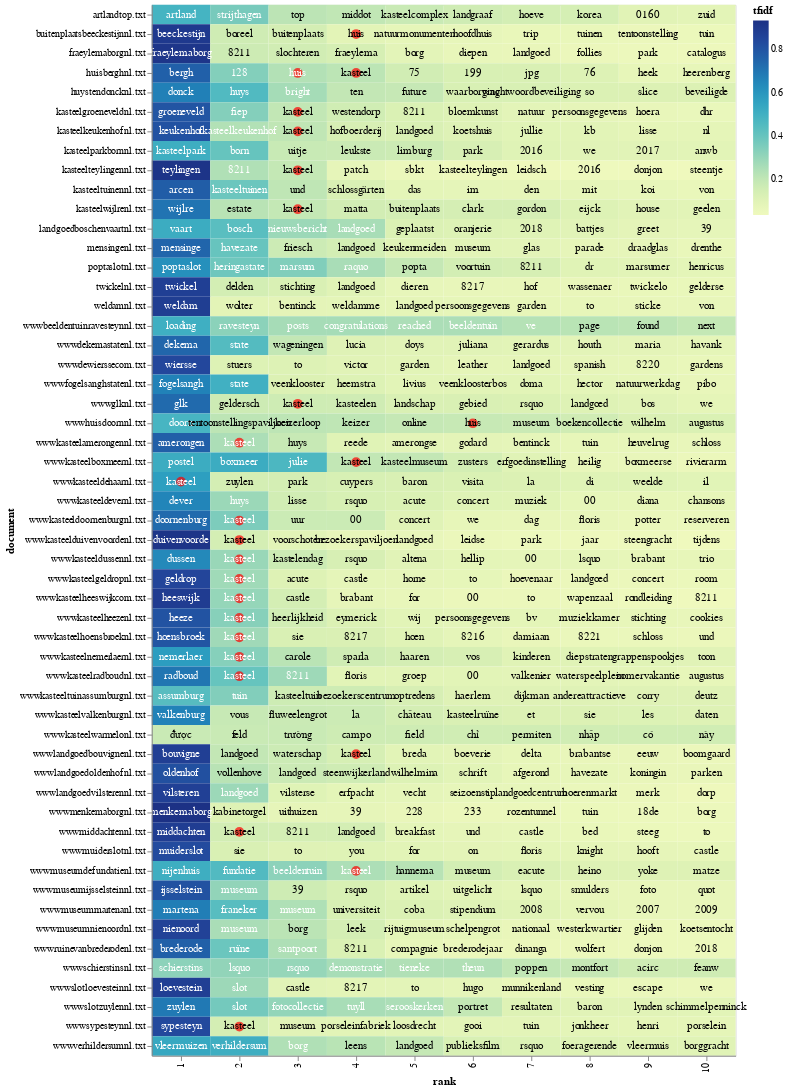

Write notebook code for a chart like this one.
### Code cell
import altair as alt

top_tfidf = tfidf_df.sort_values(by=['document','tfidf'], ascending=[True,False]).groupby(['document']).head(10) 

# Terms in this list will get a red dot in the visualization
term_list = ['kasteel', 'huis']

# adding a little randomness to break ties in term ranking
top_tfidf_plusRand = top_tfidf.copy()
top_tfidf_plusRand['tfidf'] = top_tfidf_plusRand['tfidf'] + np.random.rand(top_tfidf.shape[0])*0.0001

# base for all visualizations, with rank calculation
base = alt.Chart(top_tfidf_plusRand).encode(
    x = 'rank:O',
    y = 'document:N'
).transform_window(
    rank = "rank()",
    sort = [alt.SortField("tfidf", order="descending")],
    groupby = ["document"],
)

# heatmap specification
heatmap = base.mark_rect().encode(
    color = 'tfidf:Q'
)

# red circle over terms in above list
circle = base.mark_circle(size=100).encode(
    color = alt.condition(
        alt.FieldOneOfPredicate(field='term', oneOf=term_list),
        alt.value('red'),
        alt.value('#FFFFFF00')        
    )
)

# text labels, white for darker heatmap colors
text = base.mark_text(baseline='middle').encode(
    text = 'term:N',
    color = alt.condition(alt.datum.tfidf >= 0.23, alt.value('white'), alt.value('black'))
)

# display the three superimposed visualizations
(heatmap + circle + text).properties(width = 600)

### Figure 1 — Vega-Lite specification as saved in the notebook (floating-point values rounded to 4 significant figures; data arrays with more than 128 entries replaced by an {"elided": "..."} marker saying what was removed)
{"config": {"view": {"continuousWidth": 300, "continuousHeight": 300}}, "layer": [{"mark": {"type": "rect"}, "encoding": {"color": {"field": "tfidf", "type": "quantitative"}, "x": {"field": "rank", "type": "ordinal"}, "y": {"field": "document", "type": "nominal"}}, "transform": [{"window": [{"op": "rank", "field": "", "as": "rank"}], "groupby": ["document"], "sort": [{"field": "tfidf", "order": "descending"}]}]}, {"mark": {"type": "circle", "size": 100}, "encoding": {"color": {"condition": {"test": {"field": "term", "oneOf": ["kasteel", "huis"]}, "value": "red"}, "value": "#FFFFFF00"}, "x": {"field": "rank", "type": "ordinal"}, "y": {"field": "document", "type": "nominal"}}, "transform": [{"window": [{"op": "rank", "field": "", "as": "rank"}], "groupby": ["document"], "sort": [{"field": "tfidf", "order": "descending"}]}]}, {"mark": {"type": "text", "baseline": "middle"}, "encoding": {"color": {"condition": {"test": "(datum.tfidf >= 0.23)", "value": "white"}, "value": "black"}, "text": {"field": "term", "type": "nominal"}, "x": {"field": "rank", "type": "ordinal"}, "y": {"field": "document", "type": "nominal"}}, "transform": [{"window": [{"op": "rank", "field": "", "as": "rank"}], "groupby": ["document"], "sort": [{"field": "tfidf", "order": "descending"}]}]}], "data": {"name": "data-30b48bed2307be95441f838565448392"}, "width": 600, "$schema": "https://vega.github.io/schema/vega-lite/v5.16.3.json", "datasets": {"data-30b48bed2307be95441f838565448392": {"elided": "540 records"}}}
